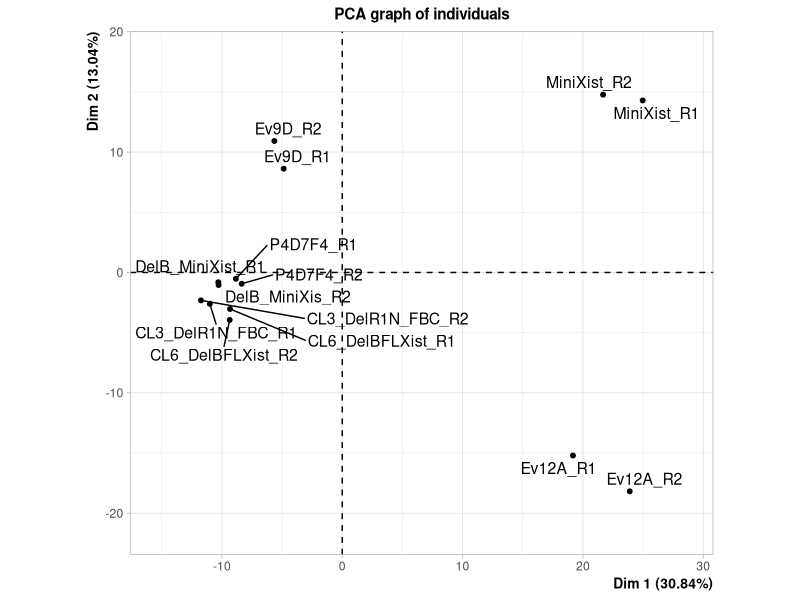
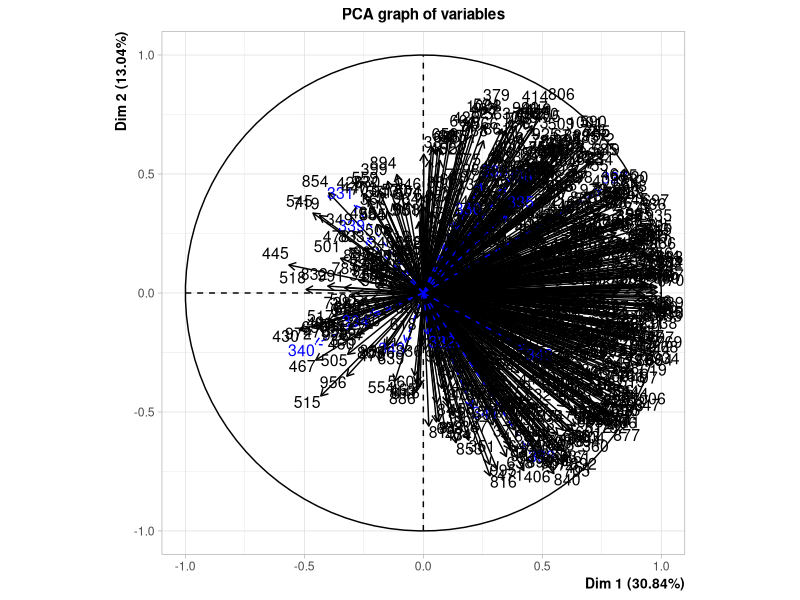
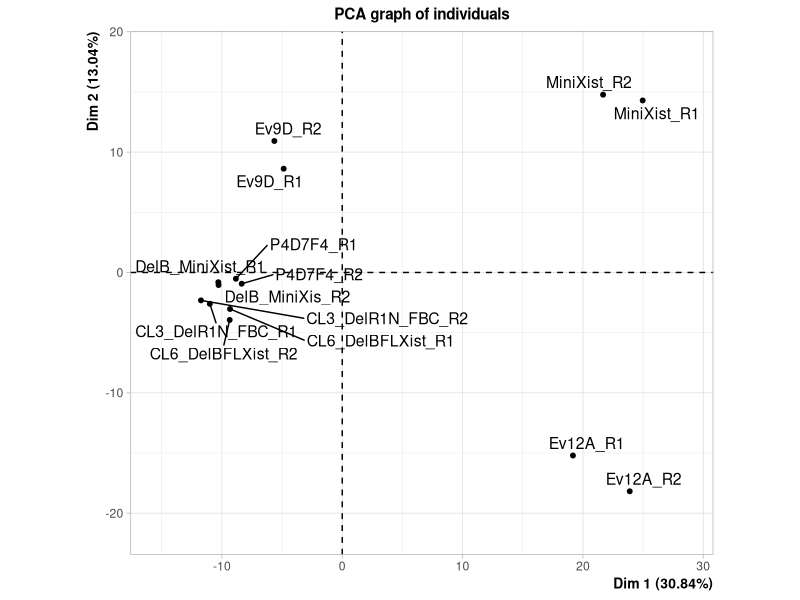

Reproduce these figures in R, in order.





data <- read.table("Chr11_CellLines_comm2_RS.txt", header=T, sep="\t")
library(FactoMineR)
x<-c(5:14,17,18,19,20)
data_f <- data[,x]
data_pca <- PCA(t(data_f[330:1010,]), quanti.sup=1:14)
plot(data_pca)
